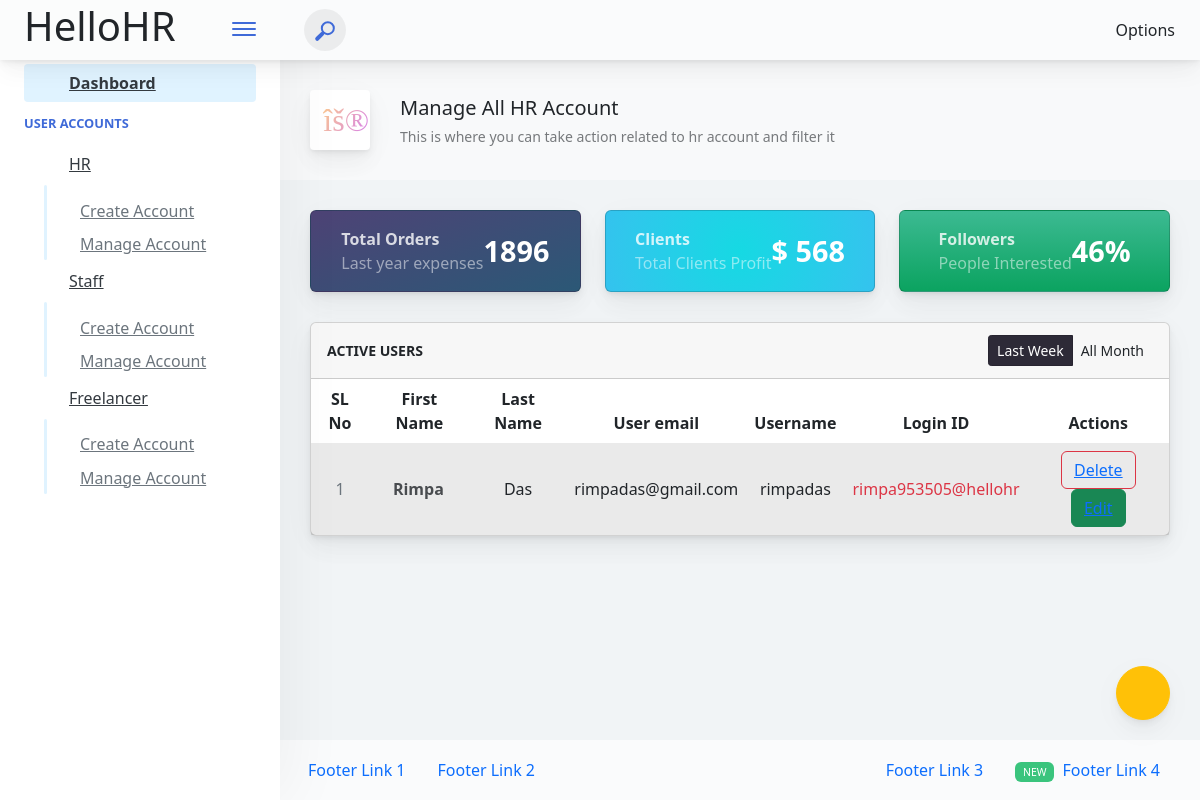
The app's page /hellohr/admin/manage/companyHR (signed in), older data.
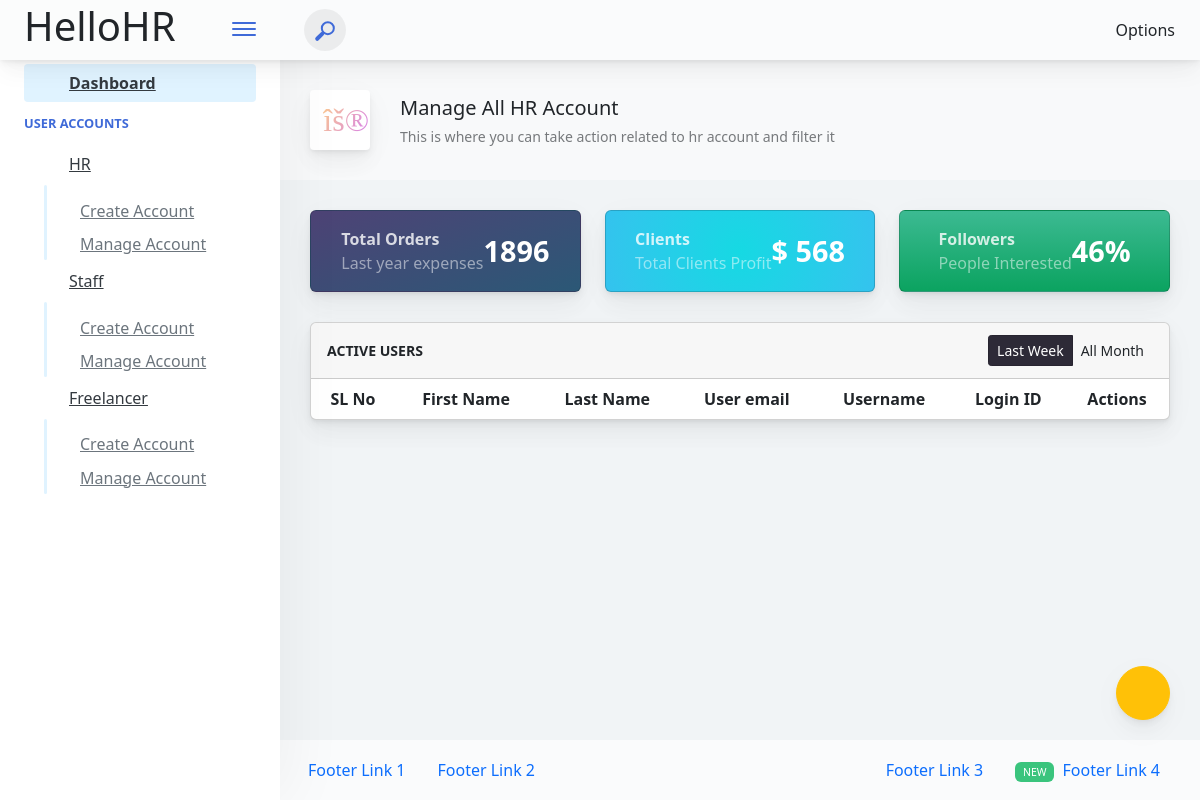
The same page, newer data.
### adminPanel/models.py (models this page shows)
class CompanyHR(models.Model):
    GENDER = (
        ('M', 'M'), # Male
        ('F', 'F'), # Female
        ('O', 'O'), # Other
    )
    id = models.AutoField(primary_key=True)
    admin = models.OneToOneField(CustomUser, on_delete=models.CASCADE)
    hr_email = models.CharField(max_length=30)
    mobile_no = models.CharField(max_length=10)
    gender = models.CharField(max_length=1, null=True, choices=GENDER)
    profile_pic = models.FileField(default='avatar.png', upload_to='companyHR/')
    address = models.TextField()
    password = models.CharField(max_length=15)
    isDelete = models.BooleanField(default=False)
    birth_date = models.DateTimeField(null=True, blank=True)
    created_at = models.DateTimeField(auto_now_add=True)
    updated_at = models.DateTimeField(auto_now_add=True)
    objects = models.Manager()

class CustomUser(AbstractUser):
    user_type_data = ((1,'Admin'),(2,'CompanyHR'), (3,'Staff'), (4, 'Freelancer'))
    create_type_data = ((1, 'OWN'),(2, 'Admin'))
    user_type = models.CharField(default=1, choices=user_type_data, max_length=10)
    create_type = models.CharField(default=1, choices=create_type_data, max_length=10)
    isDelete = models.BooleanField(default=False)

### adminPanel/adminViews.py (the view)
# urls.py: path('admin/manage/companyHR', adminViews.manage_company_hr, name='manage-compay-hr'),
@login_required(login_url="login")
@cache_control(no_cache=True, must_revalidate=True, no_store=True)
def manage_company_hr(request):
    company_hr = CompanyHR.objects.filter(isDelete=False)
    context = {
        'companyhrs': company_hr,
    }
    return render(request, 'admin-panel/companyHR/manage-companyhr.html', context)

### adminPanel/LoginCheckMiddleWare.py (called while the page is built, shortened)
    def process_view(self,request,view_func,view_args,view_kwargs):
        modulename=view_func.__module__
        user=request.user
        if user.is_authenticated:
            if user.user_type == "1":
                if modulename == "adminPanel.adminViews":
                    pass
                elif modulename == "adminPanel.views":
                    pass
                else:
                    return HttpResponseRedirect(reverse('admin-dashboard'))
            else:
                return HttpResponseRedirect(reverse('login'))

### templates/admin-panel/companyHR/manage-companyhr.html (shortened to what the changed rows need)
{% extends 'admin-panel/index.html' %}
{% load static %}
{% block content %}
<div class="app-main__inner">
    <div class="row">
        <div class="col-md-12">
            <div class="main-card mb-3 card">
                <div class="table-responsive">
                    <table class="align-middle mb-0 table table-borderless table-striped table-hover">
                        <thead>
                            <tr>
                                <th class="text-center">SL No</th>
                                <th class="text-center">First Name</th>
                                <th class="text-center">Last Name</th>
                                <th class="text-center">User email</th>
                                <th class="text-center">Username</th>
                                <th class="text-center">Login ID</th>
                                <th class="text-center">Actions</th>
                            </tr>
                        </thead>
                        <tbody>
                            {% for hr in companyhrs %}
                            <tr>
                                <td class="text-center text-muted">{{ forloop.counter }}</td>
                                <td>
                                    <div class="widget-content p-0">
                                        <div class="widget-content-wrapper">
                                            <div class="widget-content-left flex2">
                                                <div class="widget-heading">{{ hr.admin.first_name }}</div>
                                            </div>
                                        </div>
                                    </div>
                                </td>
                                <td class="text-center">{{ hr.admin.last_name }}</td>
                                <td class="text-center">
                                    {{ hr.hr_email }}
                                </td>
                                <td class="text-center">{{ hr.admin.username }}</td>
                                <td class="text-center text-danger">{{ hr.admin.email }}</td>
                                <td class="text-center">
                                    <div class="d-block text-center">
                                        <button class="btn-icon btn-icon-only btn btn-outline-danger"><a href="{% url 'adminPanel:delete-company-hr' hr.admin.id %}">Delete</a></button>
                                        <button class="btn-wide btn btn-success"><a href="{% url 'adminPanel:update-company-hr' hr.admin.id %}">Edit</a></button>
                                    </div>
                                </td>
                            </tr>
                            {% endfor %}
                        </tbody>
                    </table>
                </div>
            </div>
        </div>
    </div>
</div>
{% endblock %}

Row changes from the older to the newer data that the page shows:
removed CompanyHR: admin.first_name "Rimpa", admin.last_name "Das", hr_email "rimpadas@gmail.com", admin.username "rimpadas", admin.email "rimpa953505@hellohr"
